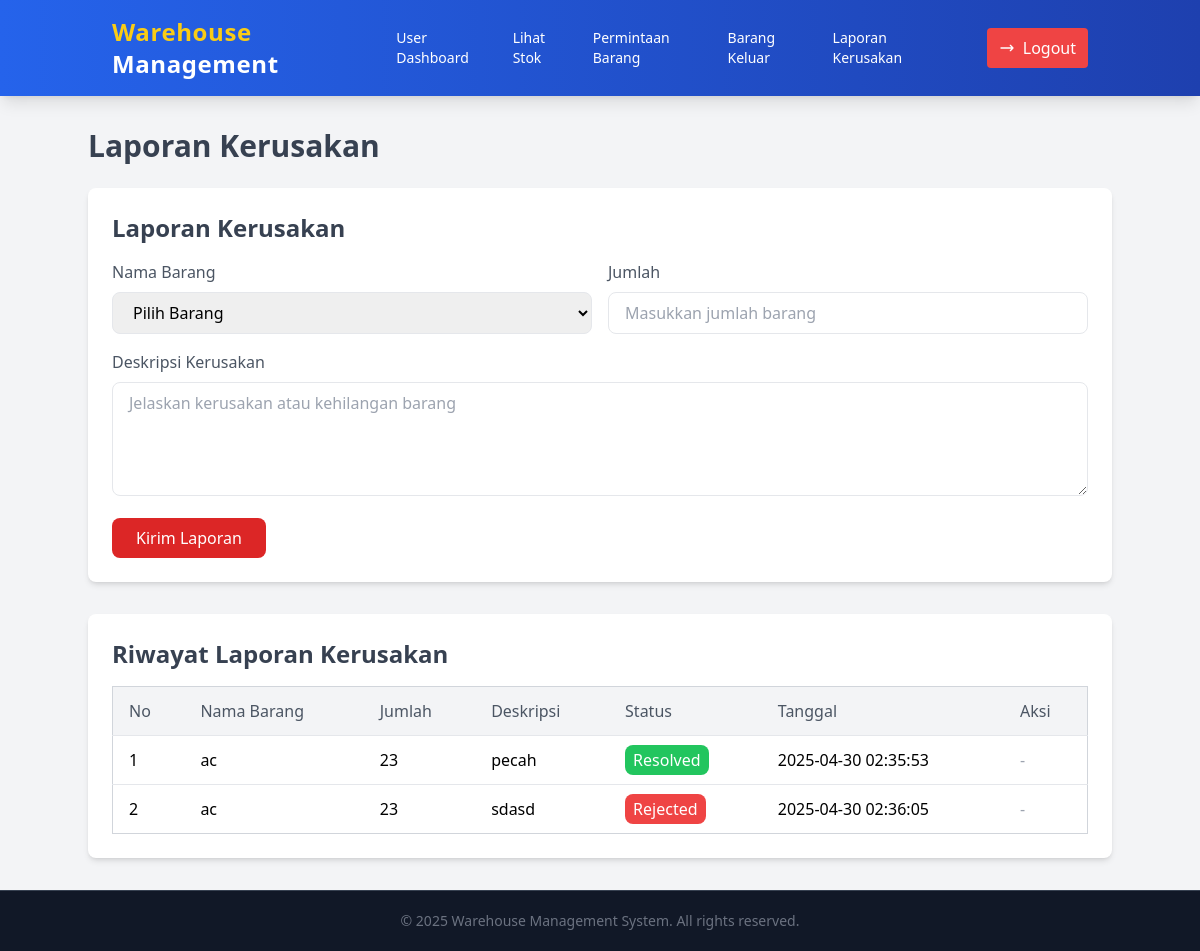
Screenshot of /user/laporan_kerusakan.php with the database file from the repository.
### tables this page shows
CREATE TABLE `barang_rusak` (
  `id_barang_rsk` int(15) NOT NULL,
  `nama_barang` varchar(255) NOT NULL,
  `jumlah` int(11) NOT NULL,
  `deskripsi` text NOT NULL,
  `status` enum('Pending','Resolved','Rejected','') NOT NULL,
  `tanggal` timestamp NOT NULL DEFAULT current_timestamp() ON UPDATE current_timestamp()
);

### user/laporan_kerusakan.php (the view, shortened to what this page needs)
<?php
include('../koneksi.php');
?>
<!DOCTYPE html>
<html lang="en">
<head>
    <script src="https://cdn.tailwindcss.com"></script>
</head>
<body class="bg-gray-100 font-sans leading-normal tracking-normal">
    <nav class="bg-gradient-to-r from-blue-600 to-blue-800 text-white shadow-lg">
        <div class="container mx-auto px-6 py-4 flex justify-between items-center">
             <a href="../user_dashboard.php" class="text-2xl font-extrabold tracking-wide hover:text-yellow-400 transition duration-300">
                <span class="text-yellow-400">Warehouse</span> Management
            </a>
            <div class="flex items-center space-x-11">
                <ul class="flex space-x-6 text-sm font-medium">
                    <li>
                        <a href="../user_dashboard.php" class="hover:text-yellow-400 transition duration-300">User Dashboard</a>
                    </li>
                    <li>
                        <a href="lihat_stok.php" class="hover:text-yellow-400 transition duration-300">Lihat Stok</a>
                    </li>
                    <li>
                        <a href="permintaan_barang.php" class="hover:text-yellow-400 transition duration-300">Permintaan Barang</a>
                    </li>
                    <li>
                        <a href="barang_keluar.php" class="hover:text-yellow-400 transition duration-300">Barang Keluar</a>
                    </li>
                    <li>
                        <a href="laporan_kerusakan.php" class="hover:text-yellow-400 transition duration-300">Laporan Kerusakan</a>
                    </li>
                </ul>
                <a href="../logout.php" class="flex items-center bg-red-500 px-3 py-2 rounded hover:bg-red-600 transition duration-300">
                    <svg xmlns="http://www.w3.org/2000/svg" class="h-4 w-4 mr-2" fill="none" viewBox="0 0 24 24" stroke="currentColor">
                        <path stroke-linecap="round" stroke-linejoin="round" stroke-width="2" d="M17 16l4-4m0 0l-4-4m4 4H3" />
                    </svg>
                    Logout
                </a>
            </div>
        </div>
    </nav>
    <div class="container mx-auto mt-8">
        <h1 class="text-3xl font-bold text-gray-700 mb-6">Laporan Kerusakan</h1>
        <div class="bg-white shadow-md rounded-lg p-6">
            <h2 class="text-2xl font-bold text-gray-700 mb-4">Laporan Kerusakan</h2>
            <form method="POST">
                <div class="grid grid-cols-1 md:grid-cols-2 gap-4">
                <div>
                        <label for="id_barang" class="block text-gray-600 font-medium mb-2">Nama Barang</label>
                        <select id="id_barang" name="id_barang" class="w-full px-4 py-2 border rounded-lg focus:outline-none focus:ring-2 focus:ring-green-500" required>
                            <option value="" disabled selected>Pilih Barang</option>
                        </select>
                    </div>
                    <div>
                        <label for="jumlah" class="block text-gray-600 font-medium mb-2">Jumlah</label>
                        <input type="number" id="jumlah" name="jumlah" class="w-full px-4 py-2 border rounded-lg focus:outline-none focus:ring-2 focus:ring-red-500" placeholder="Masukkan jumlah barang" required>
                    </div>
                </div>
                <div class="mt-4">
                    <label for="deskripsi" class="block text-gray-600 font-medium mb-2">Deskripsi Kerusakan</label>
                    <textarea id="deskripsi" name="deskripsi" rows="4" class="w-full px-4 py-2 border rounded-lg focus:outline-none focus:ring-2 focus:ring-red-500" placeholder="Jelaskan kerusakan atau kehilangan barang" required></textarea>
                </div>
                <button type="submit" name="insert" class="mt-4 bg-red-600 text-white px-6 py-2 rounded-lg hover:bg-red-700 transition duration-300">Kirim Laporan</button>
            </form>
        </div>
        <div class="bg-white shadow-md rounded-lg p-6 mt-8">
            <h2 class="text-2xl font-bold text-gray-700 mb-4">Riwayat Laporan Kerusakan</h2>
            <table class="min-w-full bg-white border border-gray-300 rounded-lg">
                    <thead class="bg-gray-100">
                        <tr>
                            <th class="py-3 px-4 border-b text-left text-gray-600 font-medium">No</th>
                            <th class="py-3 px-4 border-b text-left text-gray-600 font-medium">Nama Barang</th>
                            <th class="py-3 px-4 border-b text-left text-gray-600 font-medium">Jumlah</th>
                            <th class="py-3 px-4 border-b text-left text-gray-600 font-medium">Deskripsi</th>
                            <th class="py-3 px-4 border-b text-left text-gray-600 font-medium">Status</th>
                            <th class="py-3 px-4 border-b text-left text-gray-600 font-medium">Tanggal</th>
                            <th class="py-3 px-4 border-b text-left text-gray-600 font-medium">Aksi</th>
                        </tr>
                    </thead>
                    <tbody class="divide-y divide-gray-200">
                        <?php
                        $sql = "SELECT id_barang_rsk, nama_barang, jumlah, deskripsi, status, tanggal FROM barang_rusak";
                        $result = $conn->query($sql);
                        $no = 1;
                        if ($result && $result->num_rows > 0) {
                            while ($row = $result->fetch_assoc()) {
                                echo "<tr class='hover:bg-gray-50'>
                                        <td class='py-3 px-4'>" . htmlspecialchars($no++) . "</td>
                                        <td class='py-3 px-4'>" . htmlspecialchars($row['nama_barang']) . "</td>
                                        <td class='py-3 px-4'>" . htmlspecialchars($row['jumlah']) . "</td>
                                        <td class='py-3 px-4'>" . htmlspecialchars($row['deskripsi']) . "</td>
                                        <td class='py-3 px-4'>
                                            <span class='px-2 py-1 rounded-lg text-white " .
                                            ($row['status'] === 'Resolved' ? 'bg-green-500' : ($row['status'] === 'Rejected' ? 'bg-red-500' : 'bg-yellow-500')) . "'>
                                                " . htmlspecialchars($row['status']) . "
                                            </span>
                                        </td>
                                        <td class='py-3 px-4'>" . htmlspecialchars($row['tanggal']) . "</td>
                                        <td class='py-3 px-4'>";
                                if ($row['status'] === 'Pending') {
                                    echo "<a href='?delete=" . $row['id_barang_rsk'] . "' onclick=\"return confirm('Yakin ingin menghapus?')\" class='text-red-500 hover:underline'>Hapus</a>";
                                } else {
                                    echo "<span class='text-gray-400'>-</span>";
                                }
                                echo "</td>
                                    </tr>";
                            }
                        } else {
                            echo "<tr>
                                    <td colspan='7' class='py-3 px-4 text-center text-gray-500'>Belum ada data permintaan barang.</td>
                                  </tr>";
                        }
                        ?>
                    </tbody>
                </table>
        </div>
    </div>
    <footer class="bg-gray-900 text-white w-full mt-8 pb-5">
        <div class="mt-8 border-t border-gray-700 pt-5 text-center">
            <p class="text-sm text-gray-500">&copy; <?php echo date('Y'); ?> Warehouse Management System. All rights reserved.</p>
        </div>
    </footer>
</body>
</html>

### rows the page displays
barang_rusak: nama_barang "ac", jumlah "23", deskripsi "pecah", status "Resolved", tanggal "2025-04-30 02:35:53"
barang_rusak: nama_barang "ac", jumlah "23", deskripsi "sdasd", status "Rejected", tanggal "2025-04-30 02:36:05"
